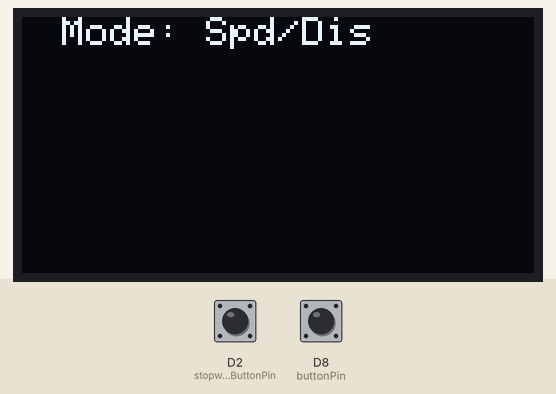
Recording of a sketch running on a simulated Arduino Zero (SAMD21). Shown: 128×64 one-colour display. The inputs (shaded band) are chosen by the test bench; at power-on: D8 (buttonPin) HIGH, D2 (stopwatchButtonPin) HIGH. What the sketch prints to the serial monitor is not drawn.

Above: at 1.2 s.
1.3 s: D8 (buttonPin) pulled LOW for 0.15 s
At 2.2 s:
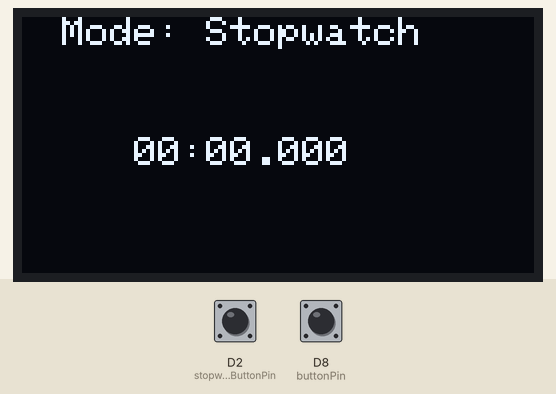
2.9 s: D8 (buttonPin) pulled LOW for 1 s
At 3.6 s:
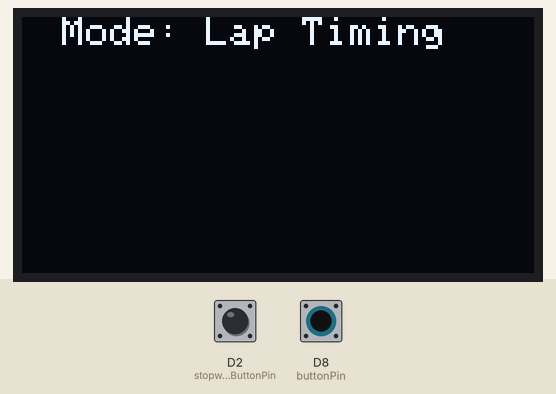
5.4 s: D8 (buttonPin) pulled LOW for 0.15 s
At 6.6 s:
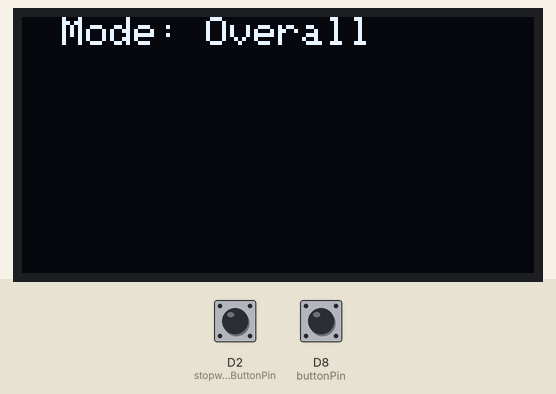
7.0 s: D8 (buttonPin) pulled LOW for 3.2 s
At 7.7 s:
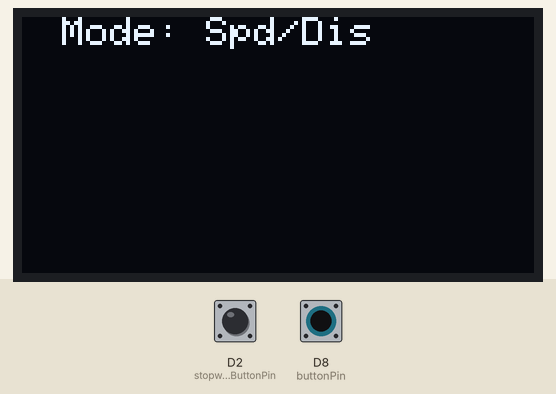
Timing chart, 0 to 10.0 s (numbered marks = the images above; inputs shaded):
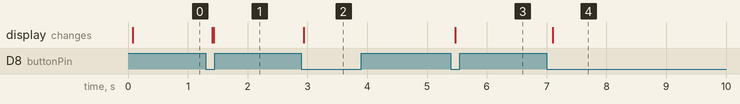

Measured:
- after the input at 1.3 s, the display: first changes after 0.11 s (image 1 shows a later state)
- after the input at 2.9 s, the display: changes at once (image 2)
- after the input at 5.4 s, the display: changes after 0.07 s (image 3)
- after the input at 7.0 s, the display: changes after 0.10 s (image 4)

The sketch:

4modes.ino
```cpp
#include <SPI.h>
#include <Wire.h>
#include <Adafruit_GFX.h>
#include <Adafruit_SSD1306.h>

#define SCREEN_WIDTH 128
#define SCREEN_HEIGHT 64

#define OLED_MOSI   9
#define OLED_CLK   10
#define OLED_DC    11
#define OLED_CS    12
#define OLED_RESET 13
Adafruit_SSD1306 display(SCREEN_WIDTH, SCREEN_HEIGHT, OLED_MOSI, OLED_CLK, OLED_DC, OLED_RESET, OLED_CS);

// Button and Mode Setup
#define buttonPin 8  // Pin for the push button
int currentMode = 0;  // 0: spd/dis, 1: stopwatch, 2: lap timing, 3: overall
const int numModes = 4;  // Total number of modes
#define stopwatchButtonPin 2  // New button for stopwatch

volatile bool stopwatchPressed = false;  // Track stopwatch button press
enum StopwatchState { RESET, RUNNING, PAUSED };
StopwatchState stopwatchState = RESET;    // Track the current state of the stopwatch

unsigned long stopwatchStartTime = 0;     // Holds the time when the stopwatch started
unsigned long stopwatchElapsedTime = 0;   // Holds the total elapsed time
unsigned long lastUpdate = 0;  // To limit the update rate of the OLED display

unsigned long lastButtonPress = 0;        // For debouncing the button
bool buttonState = HIGH;
bool lastButtonState = HIGH;

void handleStopwatchPress() {
    delay(50);  // Debounce
    if (digitalRead(stopwatchButtonPin) == LOW) {
        stopwatchPressed = true;
    }
}

void setup() {
    SerialUSB.begin(115200);
    pinMode(buttonPin, INPUT_PULLUP);  // Set the button pin as input with internal pull-up resistor

    // Initialize the OLED display
    if (!display.begin(SSD1306_SWITCHCAPVCC)) {
        SerialUSB.println(F("SSD1306 allocation failed"));
        for (;;);
    }
    display.clearDisplay();
    display.display();

    pinMode(stopwatchButtonPin, INPUT_PULLUP);  // New button for stopwatch
    attachInterrupt(digitalPinToInterrupt(stopwatchButtonPin), handleStopwatchPress, FALLING);  // Interrupt for stopwatch button

    displayMode();  // Show initial mode
}

void loop() {
    handleButtonPress();  // Handle mode change by button press

    // Call functions based on the current mode
    switch (currentMode) {
        case 0:
            modeSpdDis();
            break;
        case 1:
            modeStopwatch();
            break;
        case 2:
            modeLapTiming();
            break;
        case 3:
            modeOverall();
            break;
    }

    delay(100);  // Small delay for smoother operation
}

void handleButtonPress() {
    buttonState = digitalRead(buttonPin);

    if (buttonState == LOW && lastButtonState == HIGH && (millis() - lastButtonPress) > 200) {  // Debounce
        lastButtonPress = millis();
        currentMode = (currentMode + 1) % numModes;  // Change to the next mode
        displayMode();  // Update the display to show the new mode
    }

    lastButtonState = buttonState;
}

void displayMode() {
    display.clearDisplay();
    display.setTextSize(1);
    display.setTextColor(SSD1306_WHITE);

    // Display current mode at the top of the screen
    switch (currentMode) {
        case 0:
            display.setCursor(10, 0);
            display.print("Mode: Spd/Dis");
            break;
        case 1:
            display.setCursor(10, 0);
            display.print("Mode: Stopwatch");
            break;
        case 2:
            display.setCursor(10, 0);
            display.print("Mode: Lap Timing");
            break;
        case 3:
            display.setCursor(10, 0);
            display.print("Mode: Overall");
            break;
    }
    display.display();  // Only update the top portion of the display
}

void modeSpdDis() {
    // Add functionality for Speed/Distance mode
    SerialUSB.println("In Speed/Distance Mode");
}

void modeStopwatch() {
    // Handle the stopwatch logic
    if (stopwatchPressed) {
        stopwatchPressed = false;

        // Handle the stopwatch state transitions
        switch (stopwatchState) {
            case RESET:
                stopwatchState = RUNNING;
                stopwatchStartTime = millis() - stopwatchElapsedTime;  // Start from the elapsed time
                break;

            case RUNNING:
                stopwatchState = PAUSED;
                stopwatchElapsedTime = millis() - stopwatchStartTime;  // Save the current elapsed time
                break;

            case PAUSED:
                stopwatchState = RESET;
                stopwatchElapsedTime = 0;
                break;
        }
    }

    if (stopwatchState == RUNNING) {
        unsigned long currentMillis = millis();
        stopwatchElapsedTime = currentMillis - stopwatchStartTime;

        if (currentMillis - lastUpdate >= 100) {  // Update every 100ms
            lastUpdate = currentMillis;

            unsigned long totalSeconds = stopwatchElapsedTime / 1000;
            unsigned long hours = totalSeconds / 3600;
            unsigned long minutes = (totalSeconds % 3600) / 60;
            unsigned long seconds = totalSeconds % 60;
            unsigned long milliseconds = stopwatchElapsedTime % 1000;

            // Display the stopwatch time
            displayStopwatchTime(hours, minutes, seconds, milliseconds);
        }
    } else if (stopwatchState == PAUSED || stopwatchState == RESET) {
        // Display the last elapsed time or reset time
        unsigned long totalSeconds = stopwatchElapsedTime / 1000;
        unsigned long hours = totalSeconds / 3600;
        unsigned long minutes = (totalSeconds % 3600) / 60;
        unsigned long seconds = totalSeconds % 60;
        unsigned long milliseconds = stopwatchElapsedTime % 1000;

        displayStopwatchTime(hours, minutes, seconds, milliseconds);
    }
}

void modeLapTiming() {
    SerialUSB.println("In Lap Timing Mode");
}

void modeOverall() {
    SerialUSB.println("In Overall Mode");
}

void displayStopwatchTime(unsigned long hours, unsigned long minutes, unsigned long seconds, unsigned long milliseconds) {
    // Make sure we are not clearing the whole display
    display.fillRect(0, 10, SCREEN_WIDTH, SCREEN_HEIGHT - 10, SSD1306_BLACK);  // Clear only the timer area
    display.setTextSize(1);
    display.setTextColor(SSD1306_WHITE);

    // Create a buffer to hold the formatted time string
    char timeString[20];
    if (hours > 0) {
        snprintf(timeString, sizeof(timeString), "%02lu:%02lu:%02lu.%03lu", hours, minutes, seconds, milliseconds);
    } else {
        snprintf(timeString, sizeof(timeString), "   %02lu:%02lu.%03lu", minutes, seconds, milliseconds);
    }

    // Display the formatted time at a fixed location on the OLED
    display.setCursor(10, 30);  // Adjust y position to the bottom of the display
    display.print(timeString);
    display.display();
}
```
